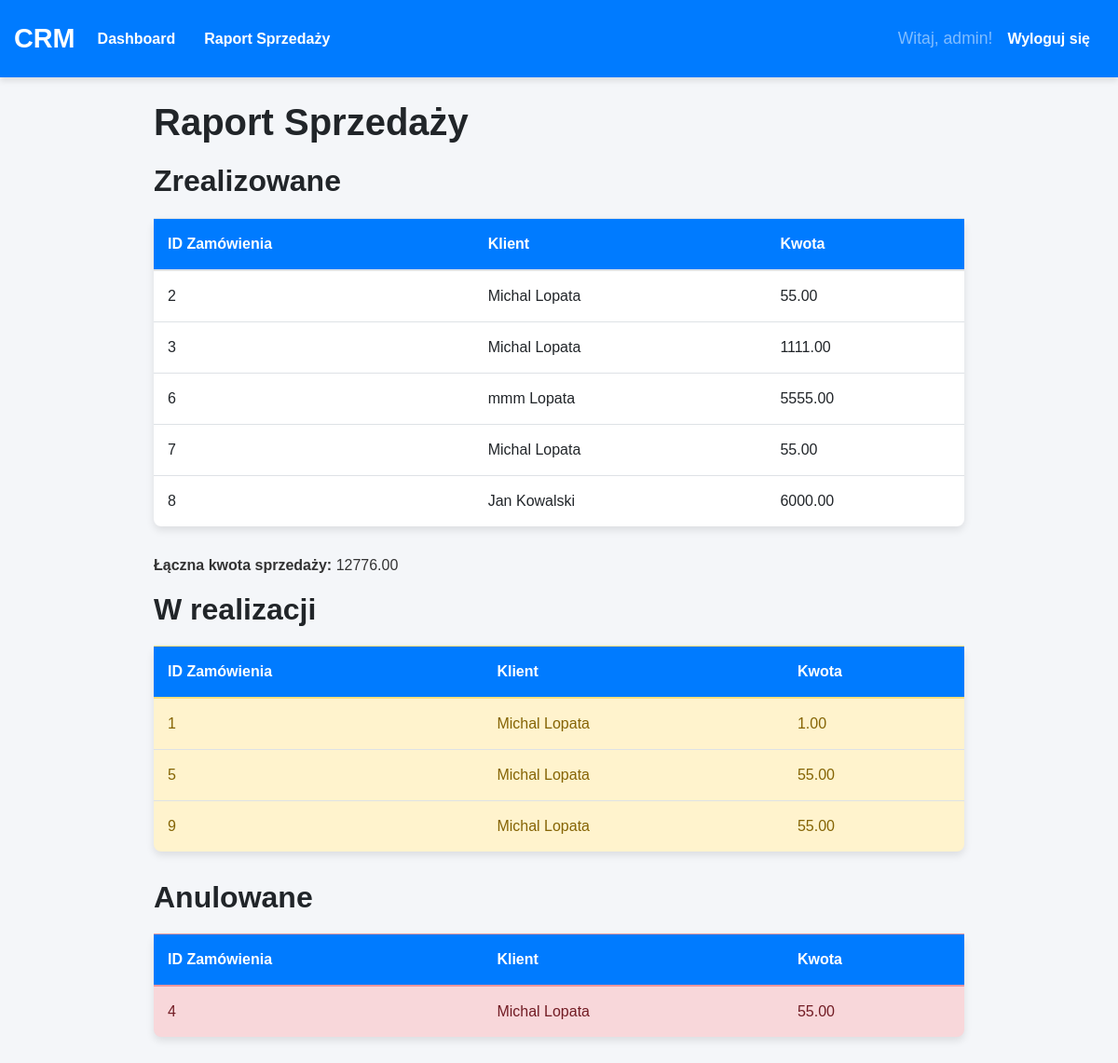
Page /raport-sprzedazy/ (signed in) on the earlier database version.
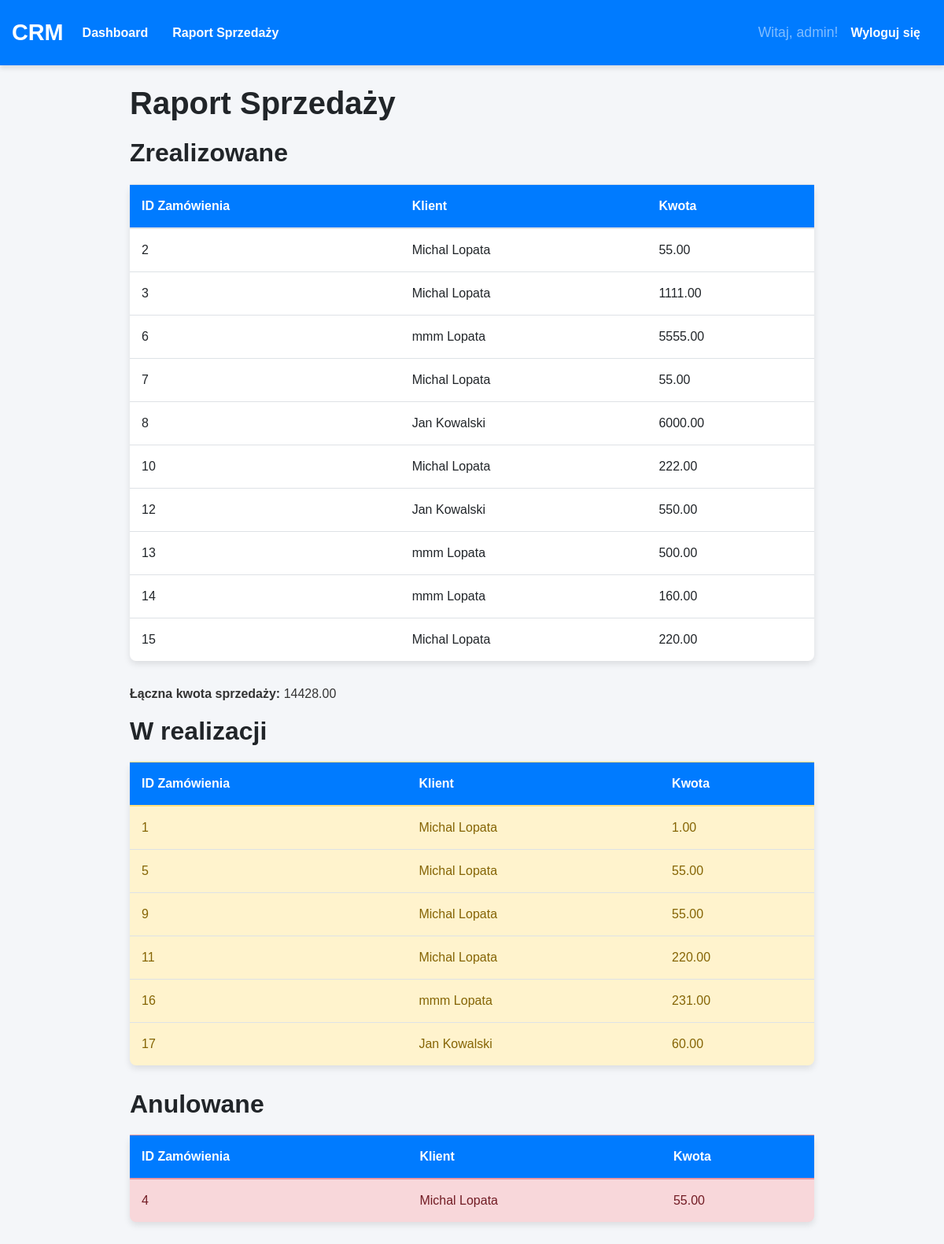
Same page on the later database version.
### crm_app/models.py (models this page shows, shortened)
class Zamowienie(models.Model):
    klient = models.ForeignKey(Klient, on_delete=models.CASCADE)
    data_zamowienia = models.DateTimeField(auto_now_add=True)
    status = models.CharField(max_length=15, choices=[
        ('w_realizacji', 'W realizacji'),
        ('zrealizowane', 'Zrealizowane'),
        ('anulowane', 'Anulowane'),
    ])
    kwota = models.DecimalField(max_digits=10, decimal_places=2)

class Klient(models.Model):
    imie = models.CharField(max_length=50)
    nazwisko = models.CharField(max_length=50)
    adres = models.CharField(max_length=255)
    numer_telefonu = models.CharField(max_length=20)
    email = models.EmailField(unique=True)
    kategoria = models.CharField(max_length=10, choices=[
        ('nowy', 'Nowy'),
        ('staly', 'Stały'),
        ('VIP', 'VIP'),
    ])
    data_dodania = models.DateTimeField(auto_now_add=True)
    def __str__(self):
        return f"{self.imie} {self.nazwisko}"

### crm_app/views.py (the view)
# urls.py: path('raport-sprzedazy/', views.raport_sprzedazy, name='raport-sprzedazy'),
@login_required
def raport_sprzedazy(request):
    zamowienia_zrealizowane = Zamowienie.objects.filter(status='zrealizowane')
    zamowienia_anulowane = Zamowienie.objects.filter(status='anulowane')
    zamowienia_w_realizacji = Zamowienie.objects.filter(status='w_realizacji')
    laczna_kwota = sum(z.kwota for z in zamowienia_zrealizowane)
    context = {
        'zamowienia_zrealizowane': zamowienia_zrealizowane,
        'zamowienia_anulowane': zamowienia_anulowane,
        'zamowienia_w_realizacji': zamowienia_w_realizacji,
        'laczna_kwota': laczna_kwota,
    }
    return render(request, 'crm_app/raport_sprzedazy.html', context)

### crm_app/templates/crm_app/raport_sprzedazy.html (shortened to what this page needs)
{% extends 'crm_app/base.html' %}
{% block content %}
    <h1>Raport Sprzedaży</h1>
    <h2>Zrealizowane</h2>
    <table class="table">
        <thead>
            <tr>
                <th>ID Zamówienia</th>
                <th>Klient</th>
                <th>Kwota</th>
            </tr>
        </thead>
        <tbody>
            {% for zamowienie in zamowienia_zrealizowane %}
                <tr>
                    <td>{{ zamowienie.id }}</td>
                    <td>{{ zamowienie.klient }}</td>
                    <td>{{ zamowienie.kwota }}</td>
                </tr>
            {% empty %}
                <tr>
                    <td colspan="3">Brak zrealizowanych zamówień.</td>
                </tr>
            {% endfor %}
        </tbody>
    </table>
    <p><strong>Łączna kwota sprzedaży:</strong> {{ laczna_kwota }}</p>
    <h2>W realizacji</h2>
    <table class="table table-warning">
        <thead>
            <tr>
                <th>ID Zamówienia</th>
                <th>Klient</th>
                <th>Kwota</th>
            </tr>
        </thead>
        <tbody>
            {% for zamowienie in zamowienia_w_realizacji %}
                <tr>
                    <td>{{ zamowienie.id }}</td>
                    <td>{{ zamowienie.klient }}</td>
                    <td>{{ zamowienie.kwota }}</td>
                </tr>
            {% empty %}
                <tr>
                    <td colspan="3">Brak zamówień w realizacji.</td>
                </tr>
            {% endfor %}
        </tbody>
    </table>
    <h2>Anulowane</h2>
    <table class="table table-danger">
        <thead>
            <tr>
                <th>ID Zamówienia</th>
                <th>Klient</th>
                <th>Kwota</th>
            </tr>
        </thead>
        <tbody>
            {% for zamowienie in zamowienia_anulowane %}
                <tr>
                    <td>{{ zamowienie.id }}</td>
                    <td>{{ zamowienie.klient }}</td>
                    <td>{{ zamowienie.kwota }}</td>
                </tr>
            {% empty %}
                <tr>
                    <td colspan="3">Brak anulowanych zamówień.</td>
                </tr>
            {% endfor %}
        </tbody>
    </table>
{% endblock %}

### crm_app/templates/crm_app/base.html (shortened to what this page needs)
{% load static %}
<!DOCTYPE html>
<html lang="pl">
<head>
    <link rel="stylesheet" href="https://stackpath.bootstrapcdn.com/bootstrap/4.5.2/css/bootstrap.min.css">
    <link rel="stylesheet" type="text/css" href="{% static 'crm_app/styles.css' %}">
</head>
<body>
    <nav class="navbar navbar-expand-lg navbar-dark bg-primary">
        <a class="navbar-brand" href="{% url 'dashboard' %}">CRM</a>
        <div class="collapse navbar-collapse" id="navbarNav">
            <ul class="navbar-nav mr-auto">
                {% if user.is_authenticated %}
                    <li class="nav-item">
                        <a class="nav-link" href="{% url 'dashboard' %}">Dashboard</a>
                    </li>
                    <li class="nav-item">
                        <a class="nav-link" href="{% url 'raport-sprzedazy' %}">Raport Sprzedaży</a>
                    </li>
                {% endif %}
            </ul>
            <ul class="navbar-nav ml-auto align-items-center">
                {% if user.is_authenticated %}
                    <li class="nav-item">
                        <span class="navbar-text mr-3">Witaj, {{ user.username }}!</span>
                    </li>
                    <li class="nav-item">
                        <a href="{% url 'logout' %}" class="nav-link text-white" style="padding: 0;">Wyloguj się</a>
                    </li>
                {% endif %}
            </ul>
        </div>
    </nav>
    <div class="container mt-4">
        {% block content %}
        {% endblock %}
    </div>
</body>
</html>

### crm_app/static/crm_app/styles.css (style rules this page uses)
body { background-color: #f4f6f9; font-family: 'Arial', sans-serif; color: #333; }
h1, h2 { color: #212529; margin-bottom: 20px; font-weight: bold; }
h1 { font-size: 2.5rem; }
h2 { font-size: 2rem; }
.navbar { background-color: #007bff; padding: 15px; box-shadow: 0 4px 6px rgba(0, 0, 0, 0.1); }
.navbar-brand { font-size: 1.8rem; font-weight: bold; color: #ffffff !important; }
.navbar-nav .nav-link { color: #ffffff !important; font-weight: 600; margin-right: 15px; }
.navbar-text { font-size: 1.1rem; color: #ffffff; }
.table { width: 100%; margin-bottom: 30px; background-color: #ffffff; border-radius: 8px; box-shadow: 0 4px 8px rgba(0, 0, 0, 0.1); }
.table th, .table td { padding: 15px; text-align: left; border-bottom: 1px solid #dee2e6; }
.table th { background-color: #007bff; color: #ffffff; font-weight: bold; }
.table tr:last-child td { border-bottom: none; }
.table-warning { background-color: #fff3cd; color: #856404; }
.table-danger { background-color: #f8d7da; color: #721c24; }
.mt-4 { margin-top: 1.5rem !important; }
.container { margin-top: 50px; max-width: 900px; }
.mr-3 { margin-right: 1rem !important; }

Differences in the rows shown:
added Zamowienie: id "10", klient "Michal Lopata", kwota "222.00", shown under "Zrealizowane"
added Zamowienie: id "12", klient "Jan Kowalski", kwota "550.00", shown under "Zrealizowane"
added Zamowienie: id "13", klient "mmm Lopata", kwota "500.00", shown under "Zrealizowane"
added Zamowienie: id "14", klient "mmm Lopata", kwota "160.00", shown under "Zrealizowane"
added Zamowienie: id "15", klient "Michal Lopata", kwota "220.00", shown under "Zrealizowane"
added Zamowienie: id "11", klient "Michal Lopata", kwota "220.00", shown under "W realizacji"
added Zamowienie: id "16", klient "mmm Lopata", kwota "231.00", shown under "W realizacji"
added Zamowienie: id "17", klient "Jan Kowalski", kwota "60.00", shown under "W realizacji"
Other differences:
{{ laczna_kwota }}: "12776.00" → "14428.00"
